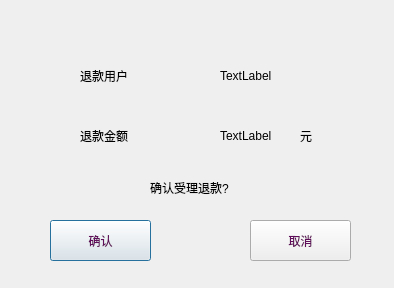
<?xml version="1.0" encoding="UTF-8"?>
<ui version="4.0">
 <class>backmoncheck</class>
 <widget class="QDialog" name="backmoncheck">
  <property name="geometry">
   <rect>
    <x>0</x>
    <y>0</y>
    <width>394</width>
    <height>288</height>
   </rect>
  </property>
  <property name="windowTitle">
   <string>退款受理</string>
  </property>
  <widget class="QLabel" name="label">
   <property name="geometry">
    <rect>
     <x>80</x>
     <y>60</y>
     <width>81</width>
     <height>31</height>
    </rect>
   </property>
   <property name="styleSheet">
    <string notr="true">font: 10pt &quot;方正清刻本悦宋简体&quot;;</string>
   </property>
   <property name="text">
    <string>退款用户</string>
   </property>
  </widget>
  <widget class="QLabel" name="label_2">
   <property name="geometry">
    <rect>
     <x>80</x>
     <y>120</y>
     <width>81</width>
     <height>31</height>
    </rect>
   </property>
   <property name="styleSheet">
    <string notr="true">font: 10pt &quot;方正清刻本悦宋简体&quot;;</string>
   </property>
   <property name="text">
    <string>退款金额</string>
   </property>
  </widget>
  <widget class="QLabel" name="cusphonenum">
   <property name="geometry">
    <rect>
     <x>220</x>
     <y>60</y>
     <width>111</width>
     <height>31</height>
    </rect>
   </property>
   <property name="styleSheet">
    <string notr="true">font: 12pt &quot;方正字迹-典雅楷体简体&quot;;</string>
   </property>
   <property name="text">
    <string>TextLabel</string>
   </property>
  </widget>
  <widget class="QLabel" name="totalmoney">
   <property name="geometry">
    <rect>
     <x>220</x>
     <y>120</y>
     <width>71</width>
     <height>31</height>
    </rect>
   </property>
   <property name="styleSheet">
    <string notr="true">font: 10pt &quot;方正清刻本悦宋简体&quot;;</string>
   </property>
   <property name="text">
    <string>TextLabel</string>
   </property>
  </widget>
  <widget class="QLabel" name="label_5">
   <property name="geometry">
    <rect>
     <x>150</x>
     <y>180</y>
     <width>191</width>
     <height>16</height>
    </rect>
   </property>
   <property name="styleSheet">
    <string notr="true">font: 10pt &quot;方正清刻本悦宋简体&quot;;</string>
   </property>
   <property name="text">
    <string>确认受理退款?</string>
   </property>
  </widget>
  <widget class="QPushButton" name="confirm">
   <property name="geometry">
    <rect>
     <x>50</x>
     <y>220</y>
     <width>101</width>
     <height>41</height>
    </rect>
   </property>
   <property name="styleSheet">
    <string notr="true">QPushButton
{
border-image: url(:/Image/kuang8.png);
font: 100 11pt &quot;方正清刻本悦宋简体&quot;;
color:rgb(96, 14, 89)
}
QPushButton:hover
{
border-image: url(:/Image/kuang9.png);
font: 100 11pt &quot;方正清刻本悦宋简体&quot;;
color:rgb(148, 17, 137)
}
QPushButton:pressed
{
border-image: url(:/Image/kuang10.png);
font: 100 11pt &quot;方正清刻本悦宋简体&quot;;
color:rgb(86, 11, 80)
}</string>
   </property>
   <property name="text">
    <string>确认</string>
   </property>
  </widget>
  <widget class="QPushButton" name="cancel">
   <property name="geometry">
    <rect>
     <x>250</x>
     <y>220</y>
     <width>101</width>
     <height>41</height>
    </rect>
   </property>
   <property name="styleSheet">
    <string notr="true">QPushButton
{
border-image: url(:/Image/kuang8.png);
font: 100 11pt &quot;方正清刻本悦宋简体&quot;;
color:rgb(96, 14, 89)
}
QPushButton:hover
{
border-image: url(:/Image/kuang9.png);
font: 100 11pt &quot;方正清刻本悦宋简体&quot;;
color:rgb(148, 17, 137)
}
QPushButton:pressed
{
border-image: url(:/Image/kuang10.png);
font: 100 11pt &quot;方正清刻本悦宋简体&quot;;
color:rgb(86, 11, 80)
}</string>
   </property>
   <property name="text">
    <string>取消</string>
   </property>
  </widget>
  <widget class="QLabel" name="label_3">
   <property name="geometry">
    <rect>
     <x>300</x>
     <y>120</y>
     <width>21</width>
     <height>31</height>
    </rect>
   </property>
   <property name="styleSheet">
    <string notr="true">font: 10pt &quot;方正清刻本悦宋简体&quot;;</string>
   </property>
   <property name="text">
    <string>元</string>
   </property>
  </widget>
 </widget>
 <resources/>
 <connections/>
</ui>
